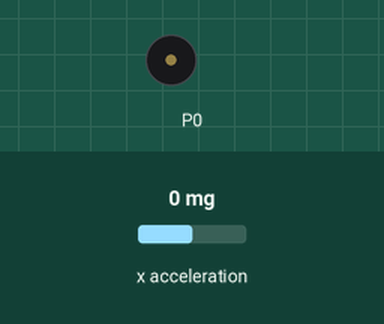
Simulated run of this program. Board: BBC micro:bit (MakeCode). Shown: buzzer (waves = sounding). Inputs (shaded band) come from the test bench; at power-on: x acceleration 0 mg.

Above: at 1.2 s.
1.3 s: x acceleration set to -467 mg
2.8 s: x acceleration set to -537 mg
At 3.7 s:
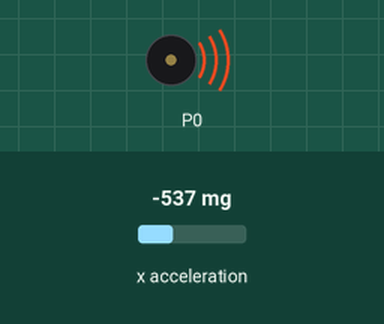
Timing chart, 0 to 11.8 s (numbered marks = the images above; inputs shaded):
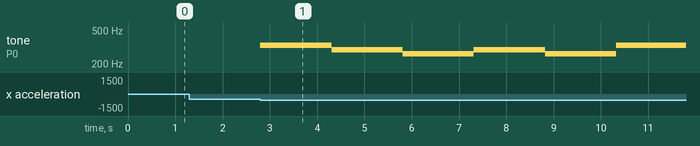

Measured:
- the behaviour switches between -500 and -501 mg on x acceleration (found by bisection; images 0 and 1)
- after the input at 1.3 s, every drawn part: stays the same
- after the input at 2.8 s, tone on P0: silent → 330 Hz at once, then repeats every 3.0 s: 294 Hz 1.5 s, 262 Hz 1.5 s

The program:

main.ts
```typescript
basic.forever(function () {
    if (input.acceleration(Dimension.X) < -500) {
        for (let index = 0; index < 1; index++) {
            music.play(music.stringPlayable("E D C D C E D C ", 40), music.PlaybackMode.UntilDone)
            basic.pause(200)
        }
    }
})
```

test.ts
```typescript
// här hamnar tester och detta kompileras inte när det här paketet används som ett tillägg.
```
